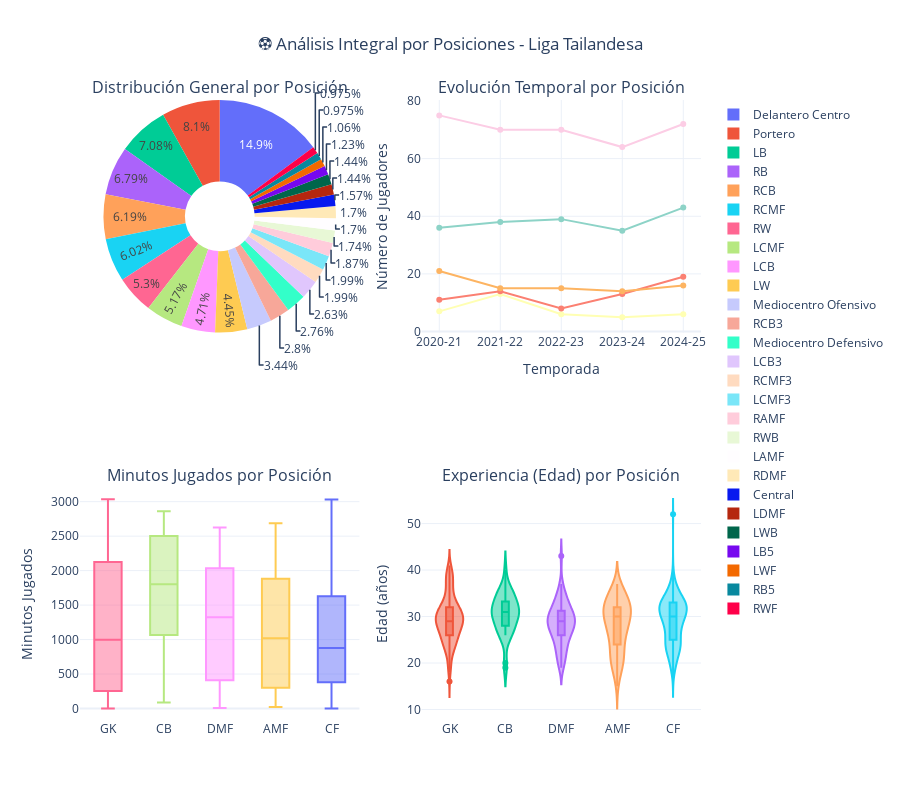

Write notebook code for a chart like this one.
### Markdown cell above
## 5. Análisis por Posiciones

### 5.1 Distribución de Jugadores por Posición y Temporada

### Code cell
def create_position_analysis(df):
    """
    Crea análisis completo de distribución por posiciones.
    
    Args:
        df (pd.DataFrame): Dataset de la Liga Tailandesa
    """
    
    # Preparar datos de posiciones
    position_data = df[df['Primary position'].notna()].copy()
    
    # Definir orden jerárquico de posiciones
    position_order = ['GK', 'CB', 'FB', 'DMF', 'CMF', 'AMF', 'W', 'CF']
    position_names = {
        'GK': 'Portero',
        'CB': 'Central',
        'FB': 'Lateral',
        'DMF': 'Mediocentro Defensivo',
        'CMF': 'Mediocentro',
        'AMF': 'Mediocentro Ofensivo',
        'W': 'Extremo',
        'CF': 'Delantero Centro'
    }
    
    # Crear visualización multi-panel
    fig = make_subplots(
        rows=2, cols=2,
        subplot_titles=[
            "Distribución General por Posición",
            "Evolución Temporal por Posición",
            "Minutos Jugados por Posición",
            "Experiencia (Edad) por Posición"
        ],
        specs=[[{"type": "pie"}, {"type": "scatter"}],
               [{"type": "box"}, {"type": "violin"}]]
    )
    
    # 1. Pie chart - Distribución general
    position_counts = position_data['Primary position'].value_counts()
    
    fig.add_trace(
        go.Pie(
            labels=[position_names.get(pos, pos) for pos in position_counts.index],
            values=position_counts.values,
            hole=0.3,
            showlegend=True
        ),
        row=1, col=1
    )
    
    # 2. Líneas temporales por posición
    if 'season' in df.columns:
        season_position = position_data.groupby(['season', 'Primary position']).size().reset_index(name='count')
        
        colors = px.colors.qualitative.Set3[:len(position_order)]
        
        for i, position in enumerate(position_order):
            if position in season_position['Primary position'].values:
                pos_data = season_position[season_position['Primary position'] == position]
                fig.add_trace(
                    go.Scatter(
                        x=pos_data['season'],
                        y=pos_data['count'],
                        mode='lines+markers',
                        name=position_names.get(position, position),
                        line=dict(color=colors[i]),
                        showlegend=False
                    ),
                    row=1, col=2
                )
    
    # 3. Box plot - Minutos por posición
    if 'minutes_played' in df.columns:
        for position in position_order:
            if position in position_data['Primary position'].values:
                pos_minutes = position_data[position_data['Primary position'] == position]['minutes_played'].dropna()
                if len(pos_minutes) > 0:
                    fig.add_trace(
                        go.Box(
                            y=pos_minutes,
                            name=position,
                            showlegend=False
                        ),
                        row=2, col=1
                    )
    
    # 4. Violin plot - Edad por posición
    if 'age' in df.columns:
        for position in position_order:
            if position in position_data['Primary position'].values:
                pos_ages = position_data[position_data['Primary position'] == position]['age'].dropna()
                if len(pos_ages) > 0:
                    fig.add_trace(
                        go.Violin(
                            y=pos_ages,
                            name=position,
                            showlegend=False,
                            box_visible=True
                        ),
                        row=2, col=2
                    )
    
    # Actualizar layout
    fig.update_layout(
        height=800,
        title_text="⚽ Análisis Integral por Posiciones - Liga Tailandesa",
        title_x=0.5
    )
    
    # Actualizar ejes
    fig.update_xaxes(title_text="Temporada", row=1, col=2)
    fig.update_yaxes(title_text="Número de Jugadores", row=1, col=2)
    fig.update_yaxes(title_text="Minutos Jugados", row=2, col=1)
    fig.update_yaxes(title_text="Edad (años)", row=2, col=2)
    
    fig.show()
    
    # Generar estadísticas descriptivas por posición
    print("\n📊 ESTADÍSTICAS DESCRIPTIVAS POR POSICIÓN:")
    print("=" * 60)
    
    key_metrics = ['age', 'height', 'weight', 'matches_played', 'minutes_played', 'goals', 'assists']
    available_metrics = [col for col in key_metrics if col in df.columns]
    
    for position in position_order:
        if position in position_data['Primary position'].values:
            pos_df = position_data[position_data['Primary position'] == position]
            print(f"\n🏃♂️ {position_names.get(position, position)} ({position})")
            print(f"   📊 Cantidad: {len(pos_df)} jugadores")
            
            for metric in available_metrics:
                if metric in pos_df.columns:
                    values = pos_df[metric].dropna()
                    if len(values) > 0:
                        print(f"   📈 {metric}: {values.mean():.1f} ± {values.std():.1f} [{values.min():.0f}-{values.max():.0f}]")

# Ejecutar análisis por posiciones
if df_thai is not None:
    print("🔄 Generando análisis por posiciones...")
    create_position_analysis(df_thai)

### Figure 1 — Plotly figure (JSON) as saved in the notebook; plotly's stock layout.template omitted (floating-point values rounded to 4 significant figures; data arrays with more than 128 entries replaced by an {"elided": "..."} marker saying what was removed)
{"data": [{"domain": {"x": [0, 0.45], "y": [0.625, 1]}, "hole": 0.3, "labels": ["Delantero Centro", "Portero", "LB", "RB", "RCB", "RCMF", "RW", "LCMF", "LCB", "LW", "Mediocentro Ofensivo", "RCB3", "Mediocentro Defensivo", "LCB3", "RCMF3", "LCMF3", "RAMF", "RWB", "LAMF", "RDMF", "Central", "LDMF", "LWB", "LB5", "LWF", "RB5", "RWF"], "showlegend": true, "type": "pie", "values": [351, 191, 167, 160, 146, 142, 125, 122, 111, 105, 81, 66, 65, 62, 47, 47, 44, 41, 40, 40, 37, 34, 34, 29, 25, 23, 23]}, {"line": {"color": "rgb(141,211,199)"}, "mode": "lines+markers", "name": "Portero", "showlegend": false, "type": "scatter", "x": ["2020-21", "2021-22", "2022-23", "2023-24", "2024-25"], "xaxis": "x", "y": [36, 38, 39, 35, 43], "yaxis": "y"}, {"line": {"color": "rgb(255,255,179)"}, "mode": "lines+markers", "name": "Central", "showlegend": false, "type": "scatter", "x": ["2020-21", "2021-22", "2022-23", "2023-24", "2024-25"], "xaxis": "x", "y": [7, 13, 6, 5, 6], "yaxis": "y"}, {"line": {"color": "rgb(251,128,114)"}, "mode": "lines+markers", "name": "Mediocentro Defensivo", "showlegend": false, "type": "scatter", "x": ["2020-21", "2021-22", "2022-23", "2023-24", "2024-25"], "xaxis": "x", "y": [11, 14, 8, 13, 19], "yaxis": "y"}, {"line": {"color": "rgb(253,180,98)"}, "mode": "lines+markers", "name": "Mediocentro Ofensivo", "showlegend": false, "type": "scatter", "x": ["2020-21", "2021-22", "2022-23", "2023-24", "2024-25"], "xaxis": "x", "y": [21, 15, 15, 14, 16], "yaxis": "y"}, {"line": {"color": "rgb(252,205,229)"}, "mode": "lines+markers", "name": "Delantero Centro", "showlegend": false, "type": "scatter", "x": ["2020-21", "2021-22", "2022-23", "2023-24", "2024-25"], "xaxis": "x", "y": [75, 70, 70, 64, 72], "yaxis": "y"}, {"name": "GK", "showlegend": false, "type": "box", "xaxis": "x2", "y": {"elided": "191 int values"}, "yaxis": "y2"}, {"name": "CB", "showlegend": false, "type": "box", "xaxis": "x2", "y": [2748, 2658, 2389, 1952, 1802, 1763, 1425, 2862, 2779, 2673, 2546, 2497, 2220, 1346, 1216, 1173, 451, 432, 424, 89, 2324, 1449, 927, 733, 661, 296, 2700, 2607, 2454, 1422, 1114, 2521, 2060, 2042, 1807, 1739, 199], "yaxis": "y2"}, {"name": "DMF", "showlegend": false, "type": "box", "xaxis": "x2", "y": [2625, 2419, 1878, 1712, 1327, 1325, 843, 719, 319, 284, 86, 2607, 2392, 2360, 2131, 1911, 1693, 1425, 1170, 1038, 1027, 406, 284, 239, 21, 2464, 2394, 2228, 2019, 1327, 298, 69, 59, 2410, 2358, 2336, 2284, 2281, 2266, 2006, 2002, 1512, 828, 724, 502, 190, 2075, 1850, 1828, 1677, 1666, 1600, 942, 866, 842, 617, 554, 433, 425, 413, 193, 111, 43, 23, 6], "yaxis": "y2"}, {"name": "AMF", "showlegend": false, "type": "box", "xaxis": "x2", "y": [2594, 2287, 2118, 1938, 1864, 1817, 1757, 1431, 1419, 1133, 941, 589, 568, 411, 371, 326, 291, 275, 239, 203, 40, 2314, 2310, 2197, 2176, 2148, 1696, 1388, 1290, 1169, 927, 664, 192, 56, 47, 25, 2371, 2331, 2253, 2131, 1670, 1640, 1275, 1077, 1019, 562, 437, 301, 296, 125, 22, 2686, 2431, 2229, 1343, 1284, 1114, 1086, 1004, 888, 694, 331, 260, 66, 41, 2287, 2182, 2025, 2000, 1835, 1753, 784, 708, 650, 605, 595, 253, 161, 100, 63, 34], "yaxis": "y2"}, {"name": "CF", "showlegend": false, "type": "box", "xaxis": "x2", "y": {"elided": "351 int values"}, "yaxis": "y2"}, {"box": {"visible": true}, "name": "GK", "showlegend": false, "type": "violin", "xaxis": "x3", "y": {"elided": "191 float values"}, "yaxis": "y3"}, {"box": {"visible": true}, "name": "CB", "showlegend": false, "type": "violin", "xaxis": "x3", "y": [34.0, 31.0, 28.0, 30.0, 30.0, 40.0, 35.0, 29.0, 35.0, 26.0, 31.0, 28.0, 29.0, 32.0, 32.0, 28.0, 30.0, 36.0, 32.0, 20.0, 33.0, 31.0, 31.0, 33.0, 19.0, 35.0, 36.0, 26.0, 31.0, 31.0, 34.0, 32.0, 28.0, 26.0, 26.0, 35.0, 26.0], "yaxis": "y3"}, {"box": {"visible": true}, "name": "DMF", "showlegend": false, "type": "violin", "xaxis": "x3", "y": [29.0, 35.0, 26.0, 31.0, 27.0, 29.0, 29.0, 30.0, 29.0, 36.0, 22.0, 23.0, 30.0, 24.0, 34.0, 29.0, 27.0, 24.0, 25.0, 31.0, 32.0, 22.0, 27.0, 27.0, 23.0, 29.0, 35.0, 30.0, 32.0, 30.0, 31.0, 29.0, 26.0, 29.0, 24.0, 32.0, 33.0, 29.0, 32.0, 33.0, 29.0, 27.0, 26.0, 27.0, 34.0, 20.0, 30.0, 30.0, 28.0, 43.0, 34.0, 28.0, 32.0, 25.0, 37.0, 27.0, 27.0, 26.0, 20.0, 30.0, 21.0, 20.0, 23.0, 19.0, 32.0], "yaxis": "y3"}, {"box": {"visible": true}, "name": "AMF", "showlegend": false, "type": "violin", "xaxis": "x3", "y": [34.0, 30.0, 30.0, 33.0, 28.0, 30.0, 23.0, 22.0, 27.0, 27.0, 24.0, 29.0, 26.0, 25.0, 34.0, 36.0, 19.0, 27.0, 23.0, 34.0, 21.0, 31.0, 30.0, 35.0, 24.0, 29.0, 32.0, 26.0, 28.0, 22.0, 32.0, 28.0, 20.0, 27.0, 15.0, 34.0, 34.0, 32.0, 32.0, 35.0, 36.0, 31.0, 23.0, 27.0, 32.0, 27.0, 27.0, 17.0, 31.0, 33.0, 19.0, 30.0, 32.0, 36.0, 31.0, 30.0, 37.0, 18.0, 20.0, 28.0, 20.0, 32.0, 35.0, 25.0, 21.0, 24.0, 31.0, 33.0, 21.0, 36.0, 31.0, 30.0, 34.0, 30.0, 33.0, 22.0, 18.0, 32.0, 31.0, 27.0, 20.0], "yaxis": "y3"}, {"box": {"visible": true}, "name": "CF", "showlegend": false, "type": "violin", "xaxis": "x3", "y": {"elided": "351 float values"}, "yaxis": "y3"}], "layout": {"annotations": [{"font": {"size": 16}, "showarrow": false, "text": "Distribución General por Posición", "x": 0.225, "xanchor": "center", "xref": "paper", "y": 1, "yanchor": "bottom", "yref": "paper"}, {"font": {"size": 16}, "showarrow": false, "text": "Evolución Temporal por Posición", "x": 0.775, "xanchor": "center", "xref": "paper", "y": 1, "yanchor": "bottom", "yref": "paper"}, {"font": {"size": 16}, "showarrow": false, "text": "Minutos Jugados por Posición", "x": 0.225, "xanchor": "center", "xref": "paper", "y": 0.375, "yanchor": "bottom", "yref": "paper"}, {"font": {"size": 16}, "showarrow": false, "text": "Experiencia (Edad) por Posición", "x": 0.775, "xanchor": "center", "xref": "paper", "y": 0.375, "yanchor": "bottom", "yref": "paper"}], "height": 800, "title": {"text": "⚽ Análisis Integral por Posiciones - Liga Tailandesa", "x": 0.5}, "xaxis": {"anchor": "y", "domain": [0.55, 1], "title": {"text": "Temporada"}}, "xaxis2": {"anchor": "y2", "domain": [0, 0.45]}, "xaxis3": {"anchor": "y3", "domain": [0.55, 1]}, "yaxis": {"anchor": "x", "domain": [0.625, 1], "title": {"text": "Número de Jugadores"}}, "yaxis2": {"anchor": "x2", "domain": [0, 0.375], "title": {"text": "Minutos Jugados"}}, "yaxis3": {"anchor": "x3", "domain": [0, 0.375], "title": {"text": "Edad (años)"}}}}
